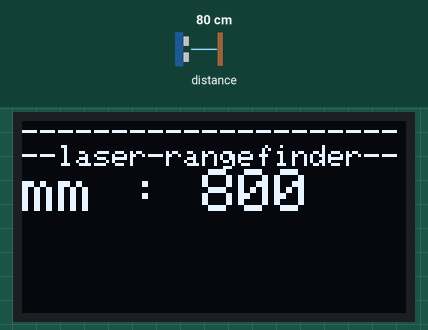
Bench run of a sketch on a simulated Arduino Uno, built with avr-gcc and run on an emulated ATmega328P. On the bench: 128×64 one-colour display. The inputs (shaded band) are chosen by the test bench; at power-on: distance to the obstacle 80 cm.

Above: at 1.2 s.
1.3 s: distance to the obstacle set to 2 cm
At 1.9 s:
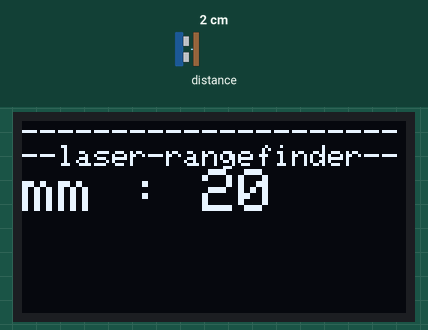
2.9 s: distance to the obstacle set to 4 cm
At 4.0 s:
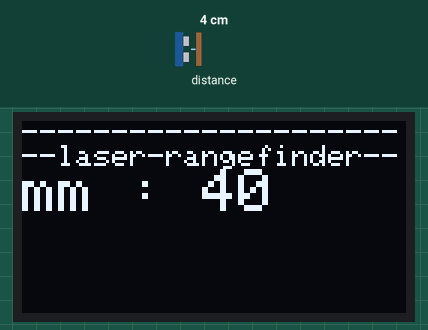
4.5 s: distance to the obstacle set to 9 cm
At 6.1 s:
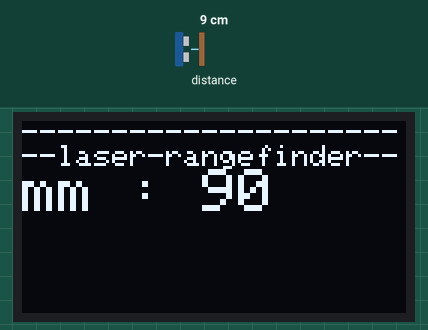
Timing chart, 0 to 7.6 s (numbered marks = the images above; inputs shaded):
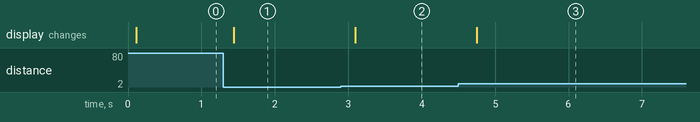

The sketch:

Ranger-ascii-3.ino
```cpp
#include "SSD1306Ascii.h"
#include "SSD1306AsciiAvrI2c.h"
#include <Wire.h>
#include "Adafruit_VL53L0X.h"
#include <SPI.h>

// 0X3C+SA0 - 0x3C or 0x3D
#define I2C_ADDRESS 0x3C

// Define proper RST_PIN if required.
#define RST_PIN -1

SSD1306AsciiAvrI2c oled;

Adafruit_VL53L0X lox = Adafruit_VL53L0X();

void setup() {
  Serial.begin(9600);

  #if RST_PIN >= 0
  oled.begin(&Adafruit128x64, I2C_ADDRESS, RST_PIN);
  #else // RST_PIN >= 0
  oled.begin(&Adafruit128x64, I2C_ADDRESS);
  #endif // RST_PIN >= 0
  Wire.begin();

  if (!lox.begin()) {
    Serial.println(F("Failed to boot VL53L0X"));
    while(1);
  }
}

void loop() {
  VL53L0X_RangingMeasurementData_t measure;
  lox.rangingTest(&measure, true); // pass in 'true' to get debug data printout!

  oled.setFont(Adafruit5x7); //without font no text is printed

  oled.clear();
  oled.println("---------------------");
  oled.println("--laser-rangefinder--");
  oled.set2X();
  oled.print("mm : ");
  oled.println(measure.RangeMilliMeter);
  oled.set1X();

  delay(250);
}
```

Measured:
- after the input at 1.3 s, the display: changes after 0.14 s (image 1)
- after the input at 2.9 s, the display: changes after 0.20 s (image 2)
- after the input at 4.5 s, the display: changes after 0.25 s (image 3)
